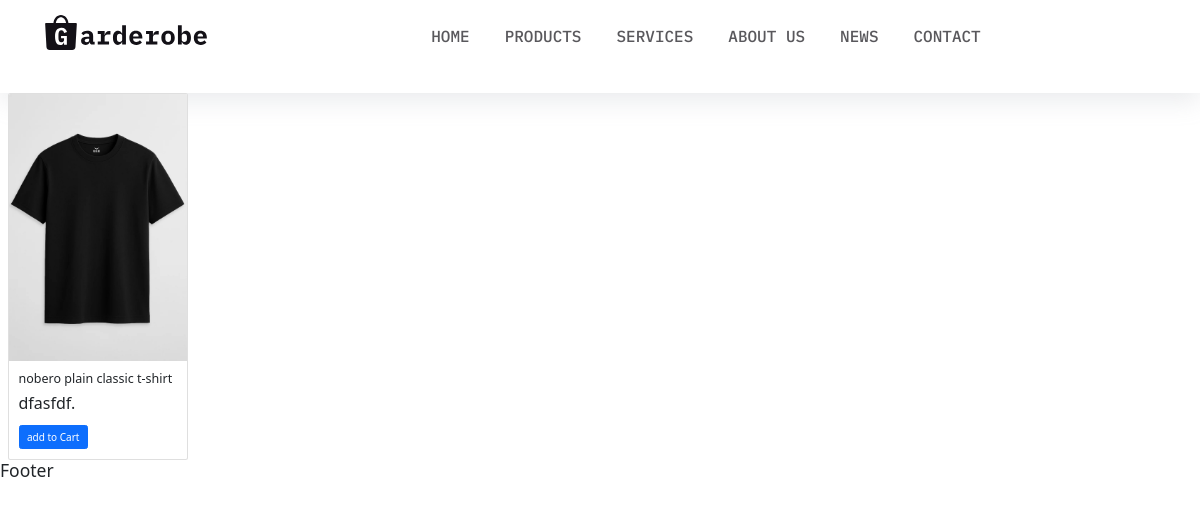
The app's page /category/t-shirt/, older data.
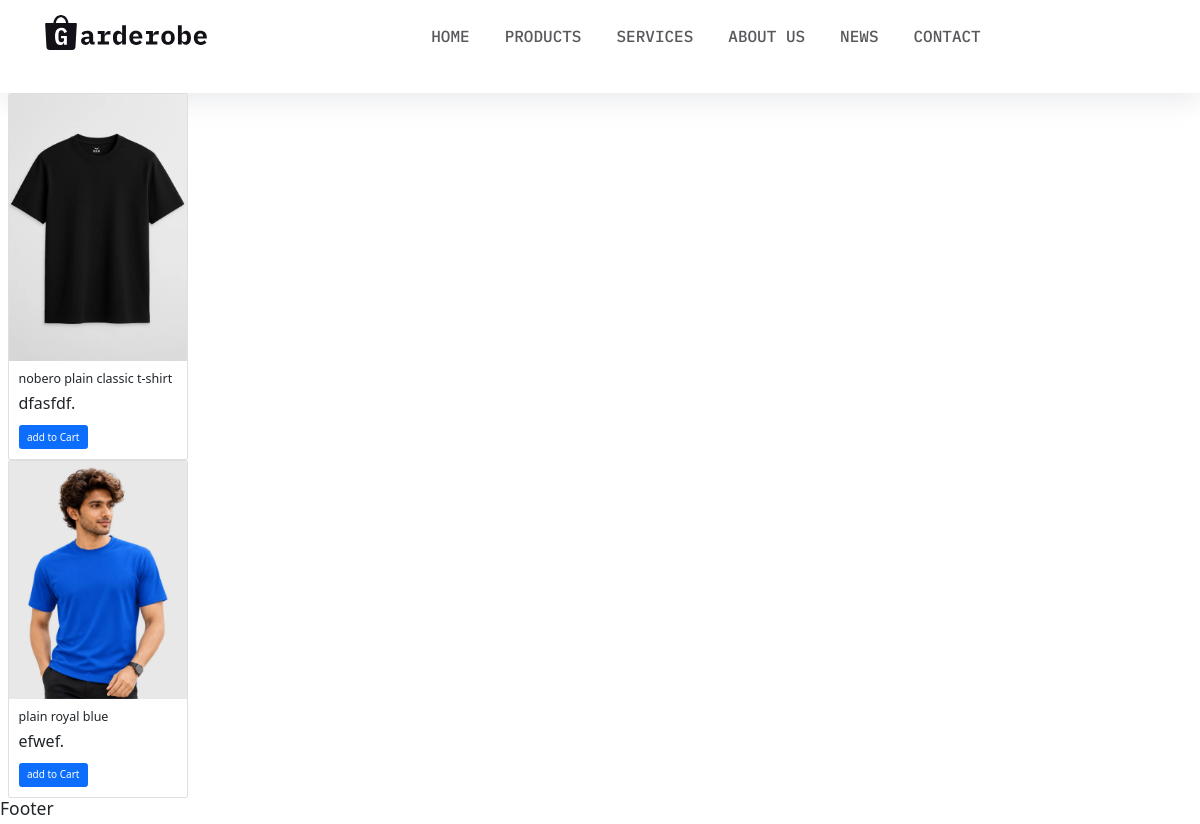
The same page, newer data.
### Estore/models.py (models this page shows, shortened)
class ProductModel(models.Model):
    title=models.CharField(max_length=200,unique=True)
    slug=models.SlugField(max_length=200,blank=True)
    content=models.TextField()
    productImage=models.ImageField(upload_to="productImage",null=True,blank=True)
    category=models.ForeignKey(CategoryModel,on_delete=models.CASCADE,related_name="productCategories")
    price = models.DecimalField(
        max_digits=10,
        decimal_places=2,
        default=0.00
    )
    created=models.DateTimeField(auto_now_add=True)
    updated=models.DateTimeField(auto_now=True)
    class Meta:
        verbose_name = "product"
        verbose_name_plural = "Products"
    def get_absolute_url(self):
        return reverse("productDetails", kwargs={"slug": self.slug})

### Estore/views.py (the view)
# urls.py: path('category/<slug:slug>/',views.ProductCategoryView,name="productCategories")
def ProductCategoryView(request,slug):
    category=CategoryModel.objects.get(slug=slug)
    productcat=ProductModel.objects.filter(category=category)
    return render(request,"product/prodctCategoryList.html",context={'productcatgorieslist':productcat})

### CategoryApp/categories.py (called while the page is built)
def CategoryList(request):
    return {'categories':CategoryModel.objects.all()}

### Estore/templates/product/prodctCategoryList.html
{% extends "base.html" %}
{% block EstoreContainer %}
{% for productcat in  productcatgorieslist %}
<div class="card" style="width: 18rem;">
  <a href="{{productcat.get_absolute_url}}"><img src="{{productcat.productImage.url}}" class="card-img-top" alt="..."></a>
  <div class="card-body">
    <h5 class="card-title">{{productcat.title}}</h5>
    <p class="card-text">{{productcat.content}}.</p>
    <a href="#" class="btn btn-primary">add to Cart</a>
  </div>
</div>
{% endfor %}
{% endblock EstoreContainer %}

Row changes from the older to the newer data that the page shows:
added ProductModel: productImage (picture), title "plain royal blue", content "efwef"
